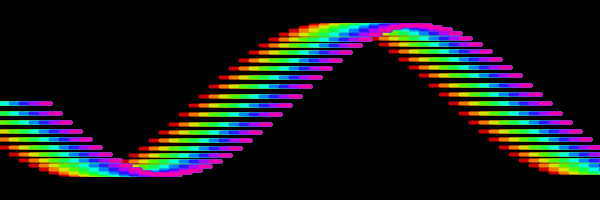
Frame 1 (no input)
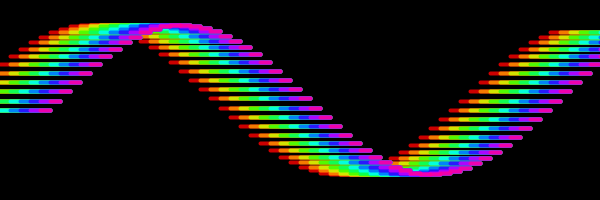
Frame 60 (the mouse pressed at the canvas centre just before this capture)
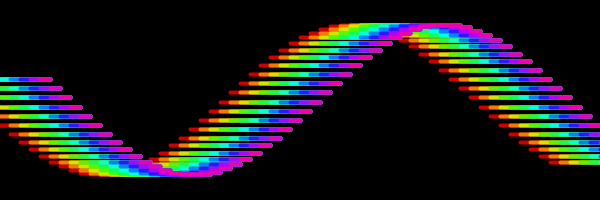
Frame 120 (the mouse held since frame 60 and released just before this capture)

The Processing sketch that drew these frames (run headless with seeded random() and noise(); from frame 60 on, the mouse is pressed at the canvas centre):

// Processing sketch: processing_46299
// ── processing_46299.pde

int xspacing = 10;  
int w;              
float theta = 0.0;  
float amplitude = 150.0;  
float period = 500.0;  
float dx; 
float[] yvalues; 

void setup() {
  size(600, 200);
  frameRate(30);
  colorMode(HSB, 100);
  smooth();
  w = width+16;
  dx = (TWO_PI / period) * xspacing;
  yvalues = new float[w/xspacing];
}

void draw() {
  background(0);
  calcWave();
  renderWave();
}

void calcWave() {
  theta += 0.05;

  float x = theta;
  for (int i = 0; i < yvalues.length; i++) {
    yvalues[i] = sin(x)*amplitude;
    x+=dx;
  }
}

void renderWave() {
  for (int i = 0; i < 10; i++) {
    for (int x = 0; x < yvalues.length; x++) {
      stroke(10*i, 100, 100, 80);
      strokeWeight(4);
      line((x-5+i)*xspacing, height/2+yvalues[x]/2, (x+5)*xspacing, height/2+yvalues[x]/2);
    }
  }
}
